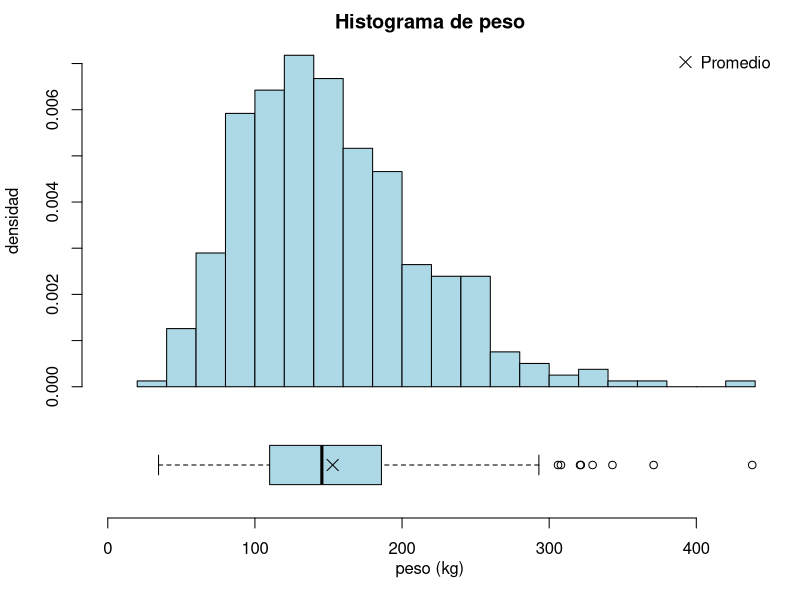
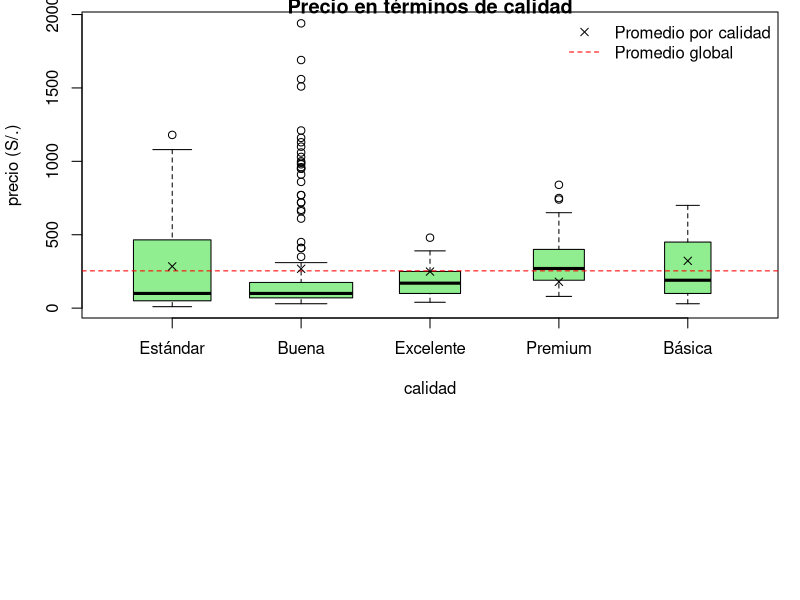

Write R code to recreate these figures, in order.
## ---- chunk 1
library(readr)
library(plyr)
library(dplyr)
library(tidyr)
library(tidyverse)
library(ggplot2)
library(stringr)
## ---- chunk 2
DF <- read_csv("M1A.csv")
DF
## ---- chunk 3
#Datos faltantes
sum(is.na(DF))

#Casos incompletos por los datos faltantes
FilasIncompletas <- sum(!complete.cases(DF))
FilasIncompletas
##Como eliminaremos todas los casos faltantes
#nos quedamos con 
FilasCompletas <- nrow(DF) - FilasIncompletas

## ---- chunk 4
#Esto es lo que nos queda de nuestra muestra
muestraRest <- FilasCompletas * ncol(DF)
muestraRest
#Para calcular porcentualmente lo que perdimos
totalMuestra = nrow(DF) * ncol(DF)


porcentajeActual = ((totalMuestra - muestraRest)/totalMuestra)*100
porcentajeActual

round(porcentajeActual, 2)

##Para el menor tamaño efectivo
which.min(colSums(!is.na(DF)))
names(which.min(colSums(!is.na(DF))))
## ---- chunk 5

prevENAs <- sum(is.na(DF$E))
DF$E <- chartr("OI", "01", DF$E)
DF$E

currentNAs<- sum(is.na(DF$E))
#NO AFECTA NADA TODO SE VOLVERIA NA

#De 8 a 37
currentNAs - prevENAs

## ---- chunk 6
x <- "MiXeD cAsE 123"
chartr("iXs", "why", x)
## ---- chunk 7
#DF$Calidad

#Matrix<- summarise(DF,Media=mean(Calidad, na.rm=T), Mediana=median(Calidad, na.rm=T), NAs=sum(is.na(Calidad)), Varianza=var(Calidad, na.rm=T), Desviacion=sd(Calidad, na.rm=T))
#Matrix

tipo <- "categórica ordinal"

unique(DF$Calidad)

DF$Calidad <- factor(DF$Calidad,
                                    levels = c("Estándar",  "Buena",     "Excelente", "Premium",   "Básica" ),                                    ordered = TRUE)

q1<- quantile(DF$Calidad, 0.25, type=3, na.rm = TRUE)
q1

## Se dedujo los datos a aprtir de la mediana

## ---- chunk 8
nf <- layout(mat = matrix(c(1,2) , 2 , 1, byrow = TRUE), height = c(2,1))
par(mar=c(0.0, 4.1, 2.1, 1.1))
hist(DF$Peso, xlim = c(0, max(DF$Peso)), ylab = "densidad", main = "Histograma de peso", prob = TRUE, axes = FALSE, breaks = 20, col = "lightblue")
axis(2)
legend("topright", legend = "Promedio", pch = 4, bty = "n", pt.cex = 1.5)
par(mar=c(4.1, 4.1, 0.6, 1.1))
boxplot(DF$Peso, horizontal = TRUE, bty = "n", ylim = c(0, max(DF$Peso)), frame = FALSE, axes = TRUE, col = "lightblue")
points(mean(DF$Peso, na.rm = TRUE), 1, pch = 4, cex = 1.5)
title(xlab = "peso (kg)", line = 2)
## ---- chunk 9
boxplot(DF$Precio ~ DF$Calidad
        , varwidth = TRUE
        , main = "Precio en términos de calidad"
        , ylab = "precio (S/.)"
        , xlab = "calidad"
        , col = "lightgreen"
        )
abline(h = mean(DF$Precio), lty = 2, col = "red")
points(1:5
       , c(mean(DF$Precio[DF$Calidad == "Básica"])
           , mean(DF$Precio[DF$Calidad == "Estándar"])
           , mean(DF$Precio[DF$Calidad == "Buena"])
           , mean(DF$Precio[DF$Calidad == "Excelente"])
           , mean(DF$Precio[DF$Calidad == "Premium"])
           )
       , pch = 4
       )
legend("topright"
       , legend = c("Promedio por calidad", "Promedio global")
       , pch = c(4, NA)
       , lty = c(NA, 2)
       , col = c("black", "red")
       , bty = "n"
       )
